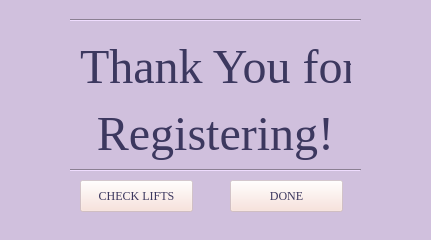
<?xml version="1.0" encoding="UTF-8"?>
<ui version="4.0">
 <class>JudgeThankYou</class>
 <widget class="QWidget" name="JudgeThankYou">
  <property name="geometry">
   <rect>
    <x>0</x>
    <y>0</y>
    <width>431</width>
    <height>240</height>
   </rect>
  </property>
  <property name="minimumSize">
   <size>
    <width>431</width>
    <height>240</height>
   </size>
  </property>
  <property name="maximumSize">
   <size>
    <width>431</width>
    <height>240</height>
   </size>
  </property>
  <property name="windowTitle">
   <string>Thank You for Registering!</string>
  </property>
  <property name="styleSheet">
   <string notr="true">background-color: rgb(208, 192, 221);</string>
  </property>
  <widget class="QLabel" name="label">
   <property name="geometry">
    <rect>
     <x>80</x>
     <y>40</y>
     <width>271</width>
     <height>121</height>
    </rect>
   </property>
   <property name="font">
    <font>
     <family>Georgia</family>
    </font>
   </property>
   <property name="text">
    <string>&lt;html&gt;&lt;head/&gt;&lt;body&gt;&lt;p align=&quot;center&quot;&gt;&lt;span style=&quot; font-size:36pt; color:#3c385f;&quot;&gt;Thank You for &lt;/span&gt;&lt;/p&gt;&lt;p align=&quot;center&quot;&gt;&lt;span style=&quot; font-size:36pt; color:#3c385f;&quot;&gt;Registering!&lt;/span&gt;&lt;/p&gt;&lt;/body&gt;&lt;/html&gt;</string>
   </property>
   <property name="alignment">
    <set>Qt::AlignCenter</set>
   </property>
  </widget>
  <widget class="QPushButton" name="CloseButton">
   <property name="geometry">
    <rect>
     <x>230</x>
     <y>180</y>
     <width>113</width>
     <height>32</height>
    </rect>
   </property>
   <property name="palette">
    <palette>
     <active>
      <colorrole role="Button">
       <brush brushstyle="SolidPattern">
        <color alpha="99">
         <red>249</red>
         <green>222</green>
         <blue>214</blue>
        </color>
       </brush>
      </colorrole>
      <colorrole role="ButtonText">
       <brush brushstyle="SolidPattern">
        <color alpha="255">
         <red>60</red>
         <green>56</green>
         <blue>95</blue>
        </color>
       </brush>
      </colorrole>
      <colorrole role="Base">
       <brush brushstyle="SolidPattern">
        <color alpha="99">
         <red>249</red>
         <green>222</green>
         <blue>214</blue>
        </color>
       </brush>
      </colorrole>
      <colorrole role="Window">
       <brush brushstyle="SolidPattern">
        <color alpha="99">
         <red>249</red>
         <green>222</green>
         <blue>214</blue>
        </color>
       </brush>
      </colorrole>
     </active>
     <inactive>
      <colorrole role="Button">
       <brush brushstyle="SolidPattern">
        <color alpha="99">
         <red>249</red>
         <green>222</green>
         <blue>214</blue>
        </color>
       </brush>
      </colorrole>
      <colorrole role="ButtonText">
       <brush brushstyle="SolidPattern">
        <color alpha="255">
         <red>60</red>
         <green>56</green>
         <blue>95</blue>
        </color>
       </brush>
      </colorrole>
      <colorrole role="Base">
       <brush brushstyle="SolidPattern">
        <color alpha="99">
         <red>249</red>
         <green>222</green>
         <blue>214</blue>
        </color>
       </brush>
      </colorrole>
      <colorrole role="Window">
       <brush brushstyle="SolidPattern">
        <color alpha="99">
         <red>249</red>
         <green>222</green>
         <blue>214</blue>
        </color>
       </brush>
      </colorrole>
     </inactive>
     <disabled>
      <colorrole role="Button">
       <brush brushstyle="SolidPattern">
        <color alpha="99">
         <red>249</red>
         <green>222</green>
         <blue>214</blue>
        </color>
       </brush>
      </colorrole>
      <colorrole role="ButtonText">
       <brush brushstyle="SolidPattern">
        <color alpha="255">
         <red>148</red>
         <green>148</green>
         <blue>148</blue>
        </color>
       </brush>
      </colorrole>
      <colorrole role="Base">
       <brush brushstyle="SolidPattern">
        <color alpha="99">
         <red>249</red>
         <green>222</green>
         <blue>214</blue>
        </color>
       </brush>
      </colorrole>
      <colorrole role="Window">
       <brush brushstyle="SolidPattern">
        <color alpha="99">
         <red>249</red>
         <green>222</green>
         <blue>214</blue>
        </color>
       </brush>
      </colorrole>
     </disabled>
    </palette>
   </property>
   <property name="font">
    <font>
     <family>Georgia</family>
    </font>
   </property>
   <property name="styleSheet">
    <string notr="true">background-color: rgb(249, 222, 214,99);</string>
   </property>
   <property name="text">
    <string>DONE</string>
   </property>
  </widget>
  <widget class="QPushButton" name="CheckLift">
   <property name="geometry">
    <rect>
     <x>80</x>
     <y>180</y>
     <width>113</width>
     <height>32</height>
    </rect>
   </property>
   <property name="palette">
    <palette>
     <active>
      <colorrole role="Button">
       <brush brushstyle="SolidPattern">
        <color alpha="99">
         <red>249</red>
         <green>222</green>
         <blue>214</blue>
        </color>
       </brush>
      </colorrole>
      <colorrole role="ButtonText">
       <brush brushstyle="SolidPattern">
        <color alpha="255">
         <red>60</red>
         <green>56</green>
         <blue>95</blue>
        </color>
       </brush>
      </colorrole>
      <colorrole role="Base">
       <brush brushstyle="SolidPattern">
        <color alpha="99">
         <red>249</red>
         <green>222</green>
         <blue>214</blue>
        </color>
       </brush>
      </colorrole>
      <colorrole role="Window">
       <brush brushstyle="SolidPattern">
        <color alpha="99">
         <red>249</red>
         <green>222</green>
         <blue>214</blue>
        </color>
       </brush>
      </colorrole>
     </active>
     <inactive>
      <colorrole role="Button">
       <brush brushstyle="SolidPattern">
        <color alpha="99">
         <red>249</red>
         <green>222</green>
         <blue>214</blue>
        </color>
       </brush>
      </colorrole>
      <colorrole role="ButtonText">
       <brush brushstyle="SolidPattern">
        <color alpha="255">
         <red>60</red>
         <green>56</green>
         <blue>95</blue>
        </color>
       </brush>
      </colorrole>
      <colorrole role="Base">
       <brush brushstyle="SolidPattern">
        <color alpha="99">
         <red>249</red>
         <green>222</green>
         <blue>214</blue>
        </color>
       </brush>
      </colorrole>
      <colorrole role="Window">
       <brush brushstyle="SolidPattern">
        <color alpha="99">
         <red>249</red>
         <green>222</green>
         <blue>214</blue>
        </color>
       </brush>
      </colorrole>
     </inactive>
     <disabled>
      <colorrole role="Button">
       <brush brushstyle="SolidPattern">
        <color alpha="99">
         <red>249</red>
         <green>222</green>
         <blue>214</blue>
        </color>
       </brush>
      </colorrole>
      <colorrole role="ButtonText">
       <brush brushstyle="SolidPattern">
        <color alpha="255">
         <red>148</red>
         <green>148</green>
         <blue>148</blue>
        </color>
       </brush>
      </colorrole>
      <colorrole role="Base">
       <brush brushstyle="SolidPattern">
        <color alpha="99">
         <red>249</red>
         <green>222</green>
         <blue>214</blue>
        </color>
       </brush>
      </colorrole>
      <colorrole role="Window">
       <brush brushstyle="SolidPattern">
        <color alpha="99">
         <red>249</red>
         <green>222</green>
         <blue>214</blue>
        </color>
       </brush>
      </colorrole>
     </disabled>
    </palette>
   </property>
   <property name="font">
    <font>
     <family>Georgia</family>
    </font>
   </property>
   <property name="styleSheet">
    <string notr="true">background-color: rgb(249, 222, 214,99);</string>
   </property>
   <property name="text">
    <string>CHECK LIFTS</string>
   </property>
  </widget>
  <widget class="Line" name="line">
   <property name="geometry">
    <rect>
     <x>70</x>
     <y>10</y>
     <width>291</width>
     <height>20</height>
    </rect>
   </property>
   <property name="orientation">
    <enum>Qt::Horizontal</enum>
   </property>
  </widget>
  <widget class="Line" name="line_2">
   <property name="geometry">
    <rect>
     <x>70</x>
     <y>160</y>
     <width>291</width>
     <height>20</height>
    </rect>
   </property>
   <property name="orientation">
    <enum>Qt::Horizontal</enum>
   </property>
  </widget>
 </widget>
 <resources/>
 <connections/>
</ui>
